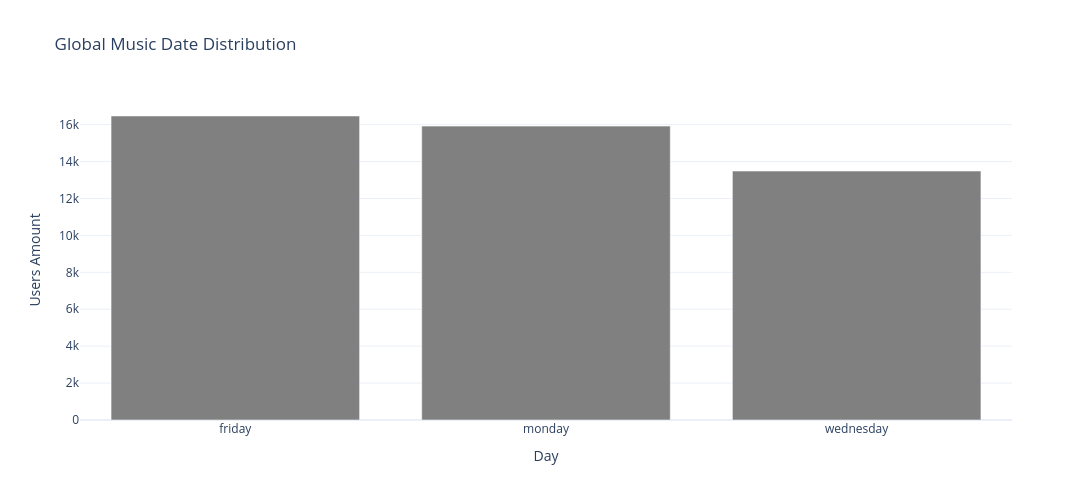

The notebook cell saved with this chart:
### Code cell
plot_vertical_bar_plotpx(df_music_date, x='day', y='users', title='Global Music Date Distribution', xlabel='Day', ylabel='Users Amount', sort=False)

### Figure 1 — Plotly figure (JSON) as saved in the notebook; plotly's stock layout.template omitted (floating-point values rounded to 4 significant figures)
{"data": [{"hovertemplate": "day=%{x}<br>users=%{y}<extra></extra>", "legendgroup": "", "marker": {"color": "grey", "pattern": {"shape": ""}}, "name": "", "orientation": "v", "showlegend": false, "textposition": "auto", "type": "bar", "x": ["friday", "monday", "wednesday"], "xaxis": "x", "y": [16468, 15921, 13485], "yaxis": "y"}], "layout": {"barmode": "relative", "height": 500, "legend": {"tracegroupgap": 0}, "title": {"text": "Global Music Date Distribution"}, "width": 1200, "xaxis": {"anchor": "y", "domain": [0, 1], "title": {"text": "Day"}}, "yaxis": {"anchor": "x", "domain": [0, 1], "title": {"text": "Users Amount"}}}}
